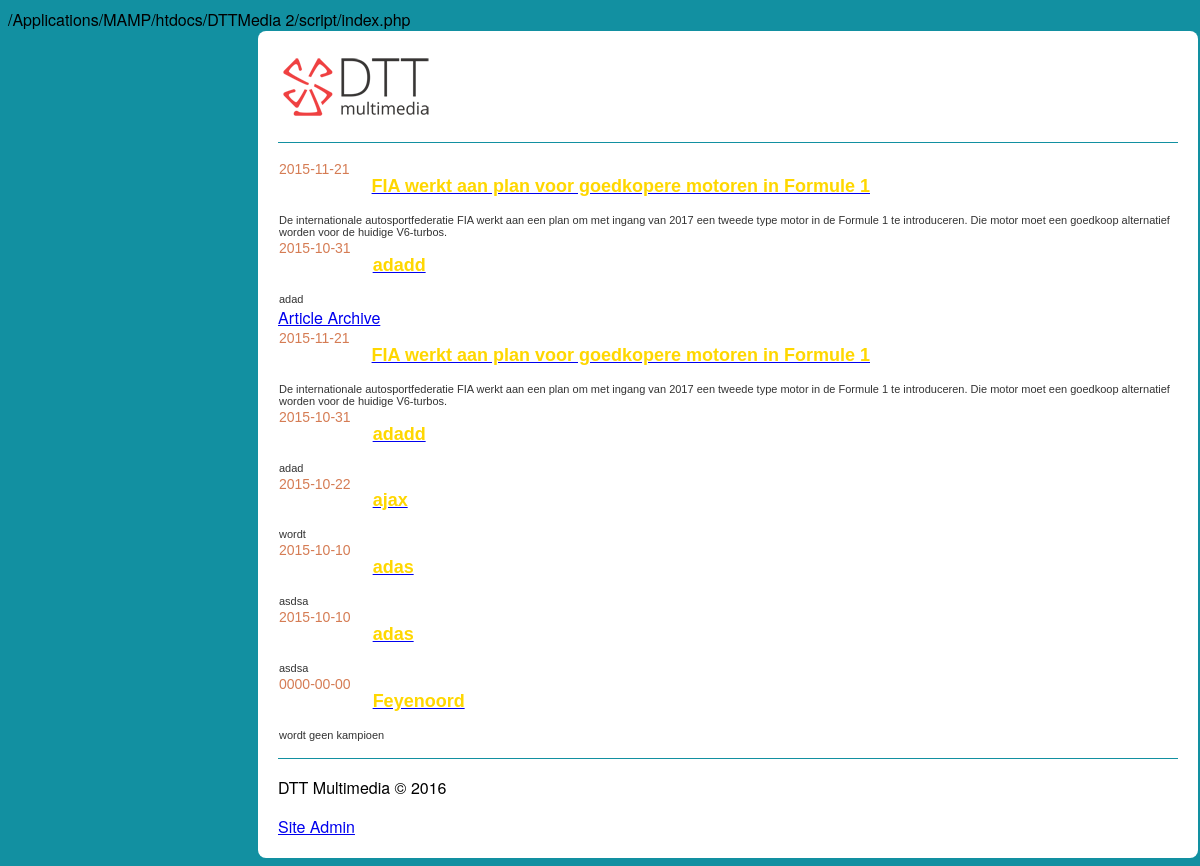
The app's page /script/index.php?function=1 with its own data.
### tables this page shows
CREATE TABLE `article` (
  `article_id` int(3) NOT NULL,
  `article_title` mediumtext NOT NULL,
  `article_summery` mediumtext NOT NULL,
  `article_content` longtext NOT NULL,
  `publication_date` date NOT NULL
);

### script/index.php (the view, shortened to what this page needs)
<?php
include_once('include/functions.php');
getHeader($description = "Home | DTT Multimedia");
$db = mysqli_connect(HOST, USER, PASSWORD, DATABASE);
$query = "SELECT * FROM `article` ORDER BY `publication_date` DESC LIMIT 2";
$result = mysqli_query($db, $query);
while($row = mysqli_fetch_array($result))
{
    $id = $row['article_id'];
    $publication_date = $row['publication_date'];
    $article_title = $row['article_title'];
    $article_summery = $row['article_summery'];
    echo "<table id='adminTable'>
            <tr>
                <td id='art_date'>$publication_date</td>
                <td style=' margin-left: 20px; float: left;'><a href='viewPage.php?id=$id'><h2>$article_title</h2></a></td>
            </tr>
            <tr>
                <td>$article_summery</td>
            </tr>
    </table>";
}
echo '<a href="'.$_SERVER['PHP_SELF'].'?function=1"> Article Archive</a>';
if(isset($_GET['function']))
{
    articleArchive();
}
getFooter();

### script/include/functions.php (shortened to what this page needs)
<?php
function getHeader($description, $title = "DTT Multimedia")
{
    $header = "<!DOCTYPE html>
    <html lang=\"en\">
        <head>/Applications/MAMP/htdocs/DTTMedia 2/script/index.php
            <meta name=\"description\" content=\"$description\">
            <title>$title</title>
            <link rel=\"stylesheet\" href=\"./css/style.css\">
        </head>
        <body>
            <div id=\"content\">
                <img src=\"../image/logo.jpg\">
                <hr>
        ";
    echo $header;
}
function articleArchive()
{
    $db = mysqli_connect(HOST, USER, PASSWORD, DATABASE);
    $query = "SELECT * FROM `article` WHERE `article_id` > '3' ORDER BY `publication_date` DESC";
    $result = mysqli_query($db, $query);
    while($row = mysqli_fetch_array($result))
    {
        $id = $row['article_id'];
        $publication_date = $row['publication_date'];
        $article_title = $row['article_title'];
        $article_summery = $row['article_summery'];
        echo "<table id='adminTable'>
            <tr>
                <td id='art_date'>$publication_date</td>
                <td style=' margin-left: 20px; float: left;'><a href='viewPage.php?id=$id'><h2>$article_title</h2></a></td>
            </tr>
            <tr>
                <td>$article_summery</td>
            </tr>
    </table>";
    }
}
function getFooter()
{
    $year = date("Y");
    $footer = "
        <footer>
        <hr>
        <p> DTT Multimedia © $year</p> <a href='login.php'> Site Admin</a>
        </footer>
        </div>
        </body>
    </html>";
    echo $footer;
}

### script/css/style.css (style rules this page uses)
body { background-color: #1290A1; font-family: Helvetica Neue, Arial, sans-serif; }
hr { display: block; height: 1px; border: 0; border-top: 1px solid #1290A1; margin: 1em 0; padding: 0; }
#content { -webkit-border-radius: 8px; -moz-border-radius: 8px; border-radius: 8px; background-color: white; width: 900px; height: auto; margin-left: 250px; padding: 20px; }
h2 { font-size: 18px; color: gold; }
table { text-align: left; font-family: verdana, arial, sans-serif; font-size: 11px; color: #333333; border-width: 1px; border-color: #3A3A3A; border-collapse: collapse; }
table td { background-color: #ffffff; }
#art_date { float: left; font-size: 14px; color: #D57C54; }

### records on screen
article: publication_date "2015-11-21", article_title "FIA werkt aan plan voor goedkopere motoren in Formule 1", article_summery "De internationale autosportfederatie FIA werkt aan een plan om met ingang van 2017 een tweede type motor in de Formule 1 te introduceren. Die motor moet een goedkoop alternatief worden voor de huidige V6-turbos."
article: publication_date "2015-10-31", article_title "adadd", article_summery "adad"
article: publication_date "2015-10-22", article_title "ajax", article_summery "wordt"
article: publication_date "2015-10-10", article_title "adas", article_summery "asdsa"
article: publication_date "2015-10-10", article_title "adas", article_summery "asdsa"
article: publication_date "0000-00-00", article_title "Feyenoord", article_summery "wordt geen kampioen"
